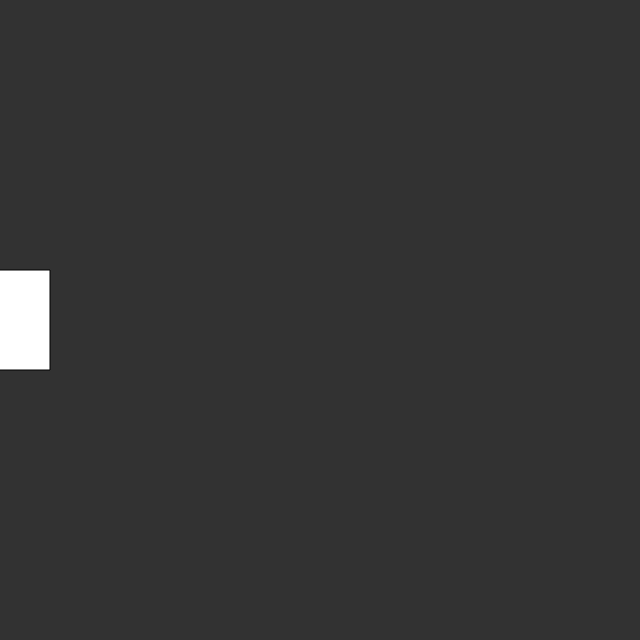
Frame 1 (no input)
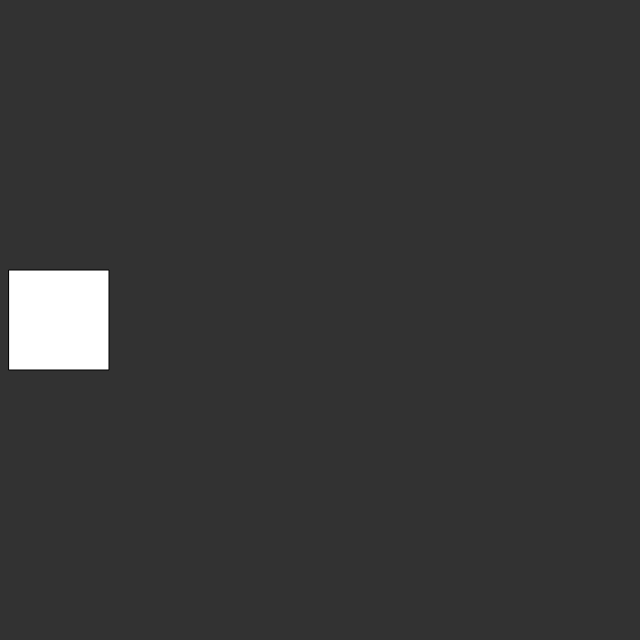
Frame 60 (no input)
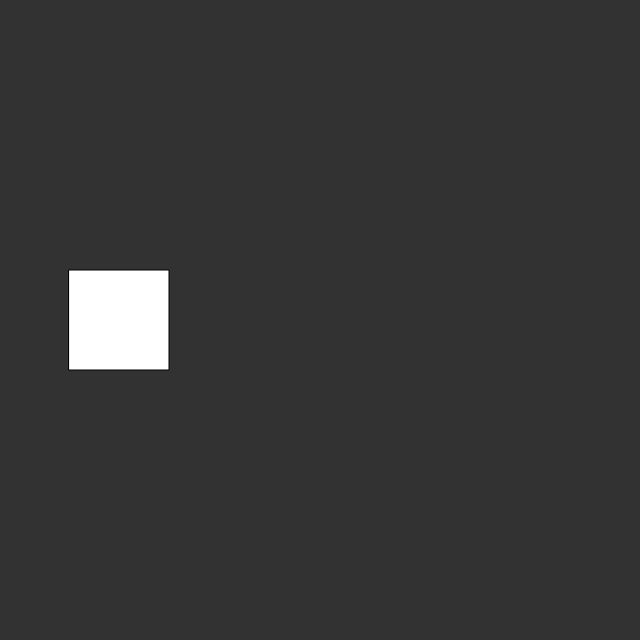
Frame 120 (the mouse pressed at the canvas centre since frame 60)

The p5.js sketch that drew these frames (run headless with seeded random() and noise() and a simulated clock; from frame 60 on, the mouse is pressed at the canvas centre):

// p5.js sketch
// ── sketch.js
let x = 0, y = 0;

function setup(){
	createCanvas(640, 640);
	rectMode(CENTER);
	y = height/2;
}

function draw(){
	background(50);

	rect(x, y, 100, 100)
	x = (x + 1) % (width + 1);
}
